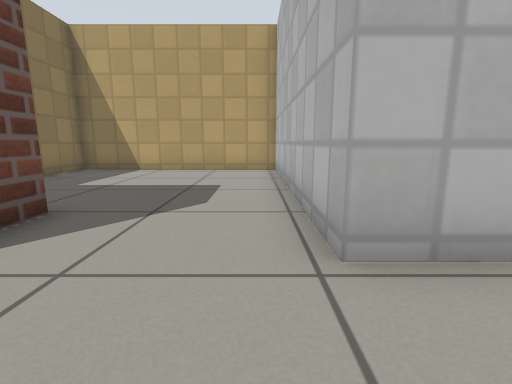
[1] (above)

16 first-person views from a walk through a world built for the Gazebo simulator. The camera is 0.5 m above the floor, tilts 10° down and sees 85° across. The floor is counted in squares, 0.5 m on a side. Each view is taken from the middle of a square. On the plan, view 1 faces up. The plan holds only what a view shows up to about 11 squares ahead; the rest is blank. Gazebo's built-in surfaces are drawn with simple patterns.

[2]
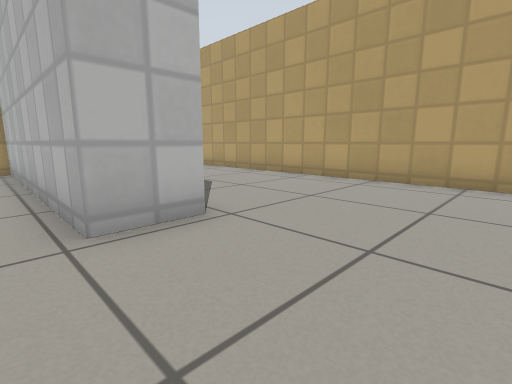

[3]
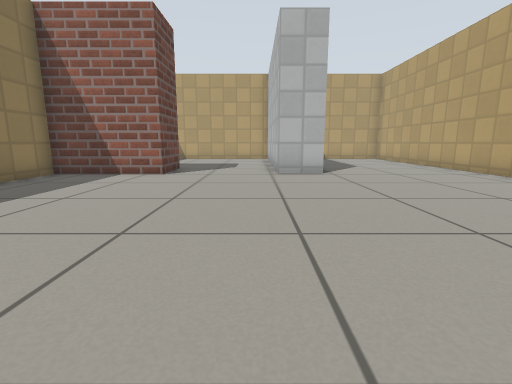

[4]
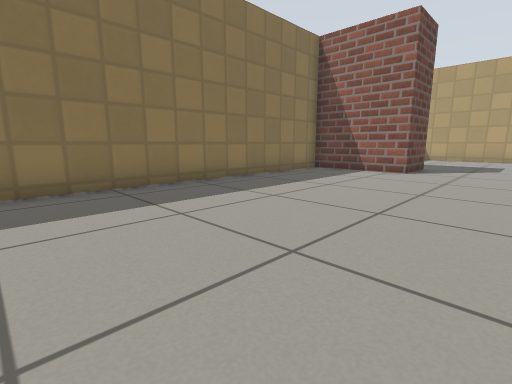

[5]
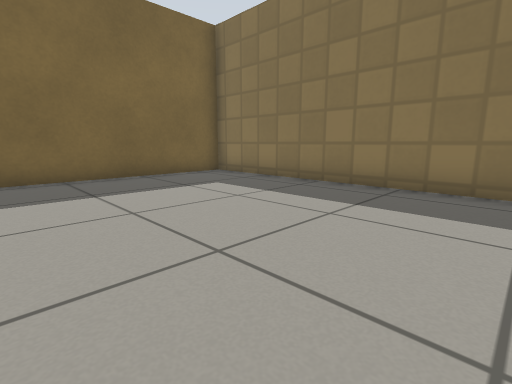

[6]
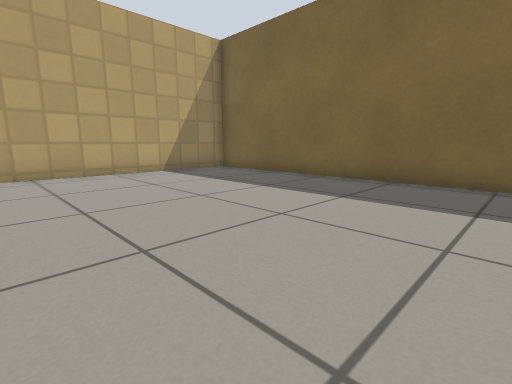

[7]
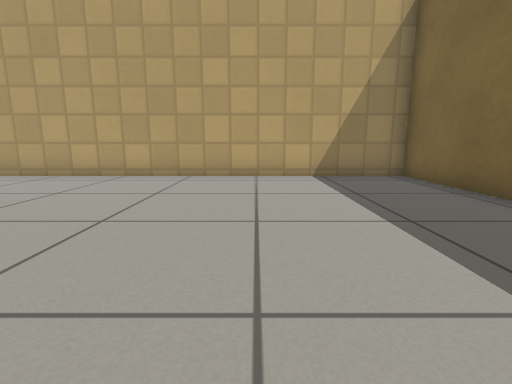

[8]
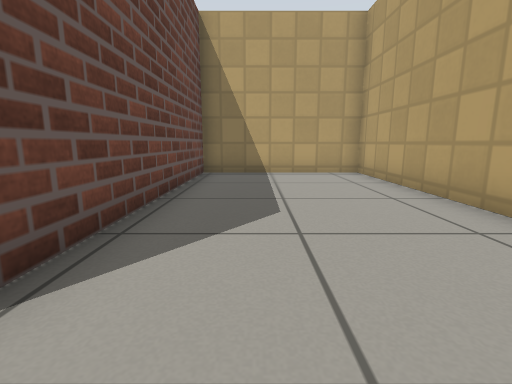

[9]
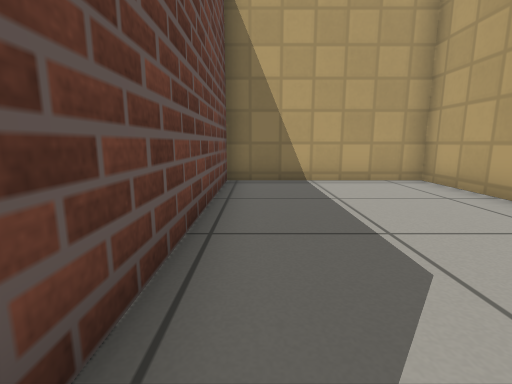

[10]
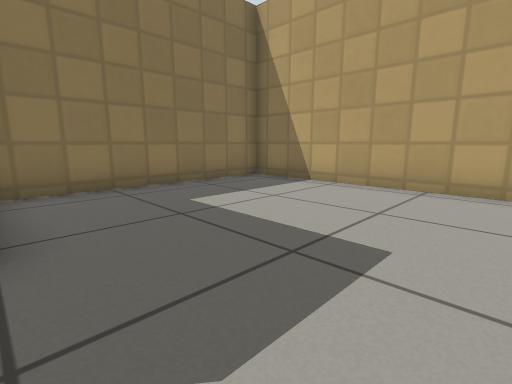

[11]
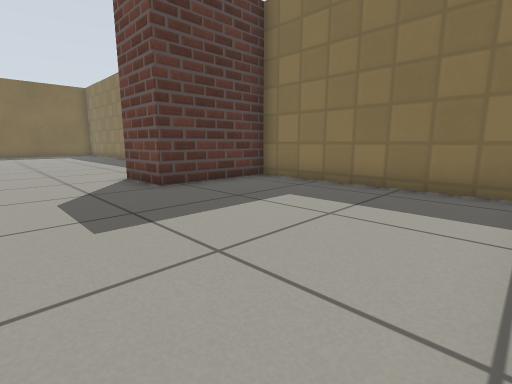

[12]
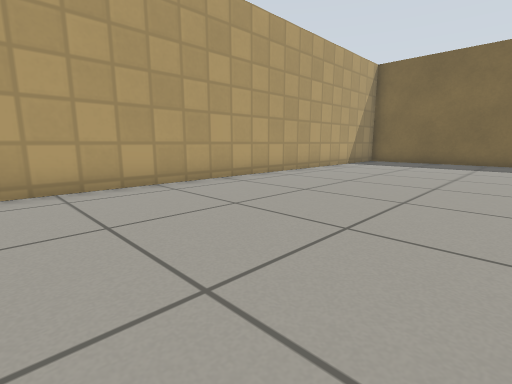

[13]
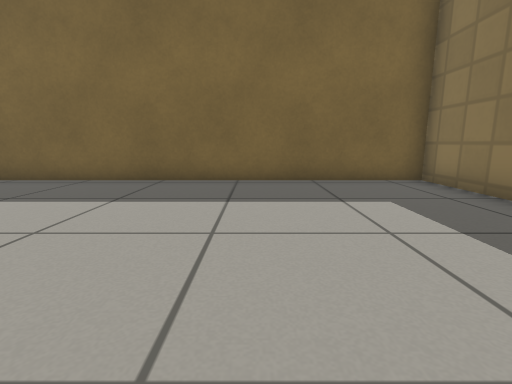

[14]
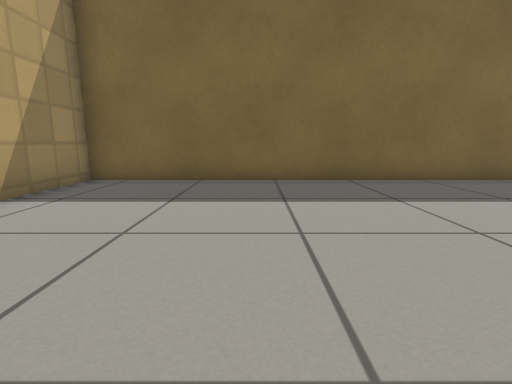

[15]
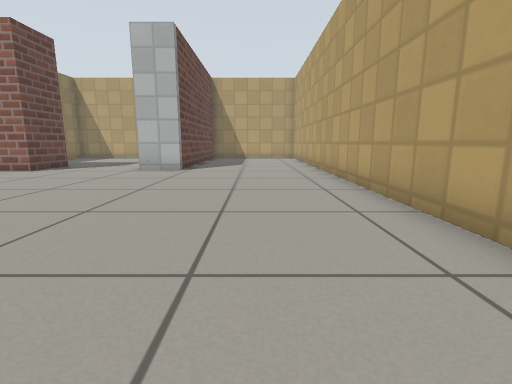

[16]
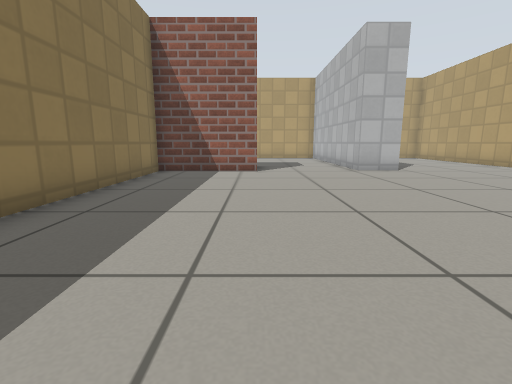

### Floor plan
Ten units are one square. View 1 is at (0, 0); x grows to the right and y downward. Boxes are objects, and circles mark ways between rooms. Rooms are numbered by the first view taken in them; rooms with no view inside come last. Other rooms are left out.
<svg viewBox="-69 -110 149 260">
<path fill="none" stroke="#000" d="M-30 -39 -30 -19 -64 -19 -64 145 75 145 75 -105 22 -105 22 -22 7 -22 7 -44M7 -44 7 -105 -64 -105 -64 -39 -30 -39"/>
<circle cx="-10" cy="-35" r="3" fill="#2a7"/>
<text x="10" y="40">1</text>
<text x="-30" y="-80">2</text>
</svg>
Room 1 opens to room 2.

Where each view was taken, in squares from view 1:
view 1: 0 up, 0 right, facing up
view 2: 1 down, 0 right, facing up-right
view 3: 7 down, 0 right, facing up
view 4: 8 down, 0 right, facing up-left
view 5: 6 down, 0 right, facing down-left
view 6: 7 down, 2 left, facing down-right
view 7: 10 down, 1 left, facing right
view 8: 1 up, 4 right, facing up
view 9: 3 up, 3 right, facing up
view 10: 4 up, 0 right, facing up-left
view 11: 10 up, 0 right, facing down-left
view 12: 1 up, 1 right, facing down-right
view 13: 7 down, 2 left, facing down
view 14: 7 down, 3 right, facing down
view 15: 8 down, 5 right, facing up
view 16: 8 down, 3 left, facing up
